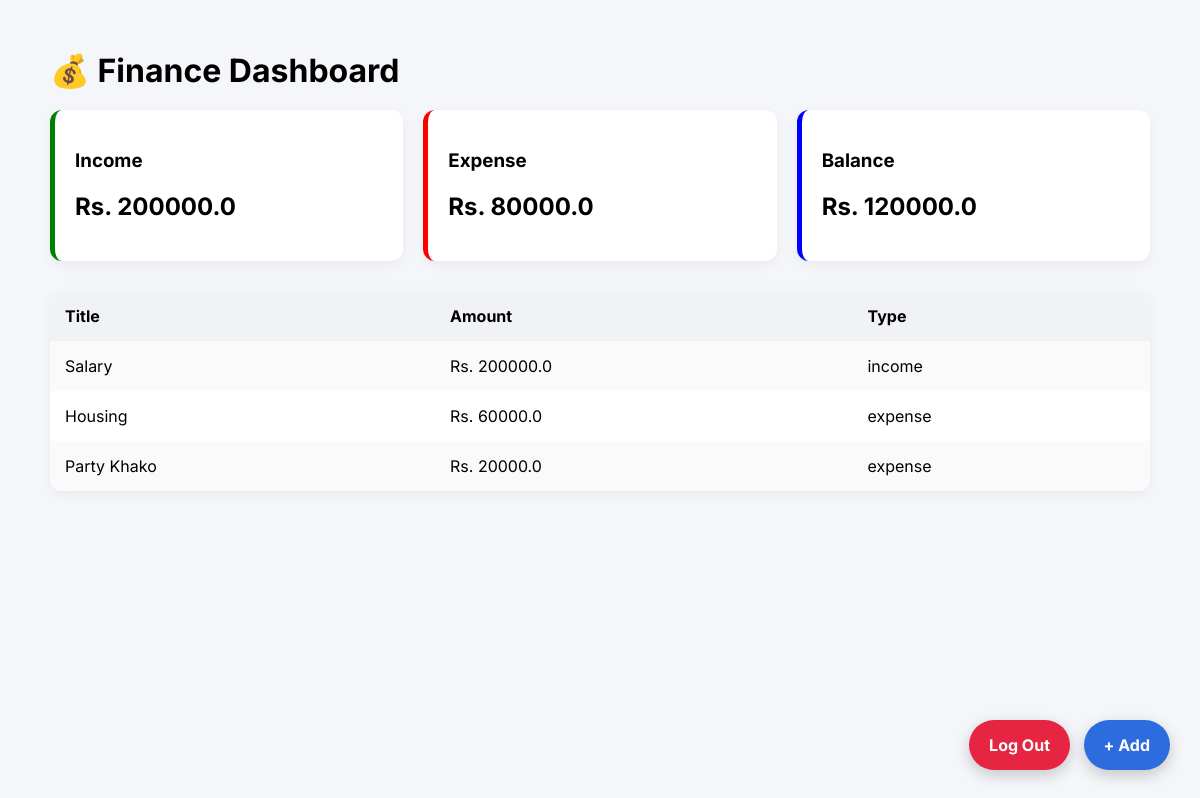
Screenshot of / (signed in) with the database file from the repository.
### tracker/models.py (models this page shows, shortened)
class Expense(models.Model):
    TYPE_CHOICES = [
        ('income', 'Income'),
        ('expense', 'Expense'),
    ]
    user = models.ForeignKey(User, on_delete=models.CASCADE, null=True, blank=True)  # 🔥 IMPORTANT
    title = models.CharField(max_length=100)
    amount = models.FloatField()
    type = models.CharField(max_length=10, choices=TYPE_CHOICES)
    date = models.DateTimeField(auto_now_add=True)

### tracker/views.py (the view)
# urls.py: path("", views.index, name="index"),
@login_required(login_url="/login")
def index(request):
    data = Expense.objects.filter(user=request.user)  # 🔥 IMPORTANT
    income = sum(i.amount for i in data if i.type == "income")
    expense = sum(i.amount for i in data if i.type == "expense")
    balance = income - expense
    return render(request, "index.html", {
        "data": data,
        "income": income,
        "expense": expense,
        "balance": balance
    })

### templates/index.html (shortened to what this page needs)
<!DOCTYPE html>
<html>
<head>
</head>
<body>
<div class="container">
    <h1>💰 Finance Dashboard</h1>
    <div class="cards">
        <div class="card income">
            <h3>Income</h3>
            <h2>Rs. {{ income }}</h2>
        </div>
        <div class="card expense">
            <h3>Expense</h3>
            <h2>Rs. {{ expense }}</h2>
        </div>
        <div class="card balance">
            <h3>Balance</h3>
            <h2>Rs. {{ balance }}</h2>
        </div>
    </div>
    <table>
        <tr>
            <th>Title</th>
            <th>Amount</th>
            <th>Type</th>
        </tr>
        {% for item in data %}
        <tr>
            <td>{{ item.title }}</td>
            <td>Rs. {{ item.amount }}</td>
            <td>{{ item.type }}</td>
        </tr>
        {% endfor %}
    </table>
</div>
<a href="/add" class="add-btn">+ Add</a>
<a href="/logout" class="lgot-btn">Log Out</a>
</body>
</html>

### templates/index.html (style rules this page uses)
body { font-family: 'Inter', sans-serif; background: #f4f6f9; margin: 0; }
.container { max-width: 1100px; margin: auto; padding: 30px; }
h1 { margin-bottom: 20px; }
.cards { display: grid; grid-template-columns: repeat(3, 1fr); gap: 20px; }
.card { background: white; padding: 20px; border-radius: 12px; box-shadow: 0 4px 12px rgba(0,0,0,0.05); }
.income { border-left: 5px solid green; }
.expense { border-left: 5px solid red; }
.balance { border-left: 5px solid blue; }
table { width: 100%; margin-top: 30px; border-collapse: collapse; background: white; border-radius: 12px; overflow: hidden; box-shadow: 0 4px 12px rgba(0,0,0,0.05); }
th, td { padding: 15px; text-align: left; }
th { background: #f0f2f5; }
tr:nth-child(even) { background: #fafafa; }
.add-btn { position: fixed; bottom: 30px; right: 30px; background: #2d6cdf; color: white; padding: 15px 20px; border-radius: 50px; text-decoration: none; font-weight: bold; box-shadow: 0 5px 15px rgba(0,0,0,0.2); }
.lgot-btn { position: fixed; bottom: 30px; right: 130px; background: #e62542; color: white; padding: 15px 20px; border-radius: 50px; text-decoration: none; font-weight: bold; box-shadow: 0 5px 15px rgba(0,0,0,0.2); }

### rows the page displays
Expense: title "Salary", amount "200000.0", type "income"
Expense: title "Housing", amount "60000.0", type "expense"
Expense: title "Party Khako", amount "20000.0", type "expense"

### other values shown
{{ income }} "200000.0"
{{ expense }} "80000.0"
{{ balance }} "120000.0"
